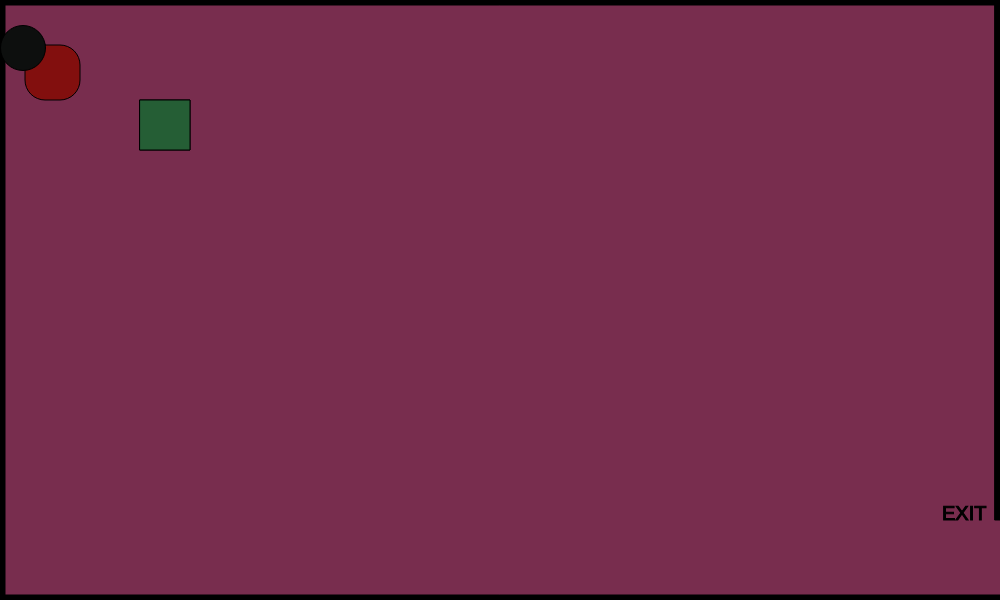
Frame 1 (no input)
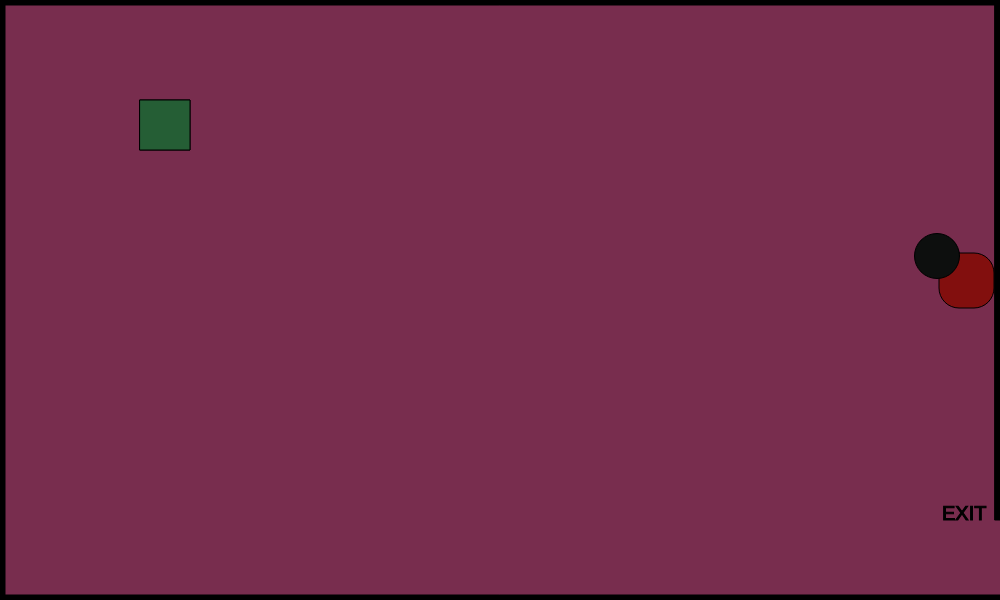
Frame 60 (no input)
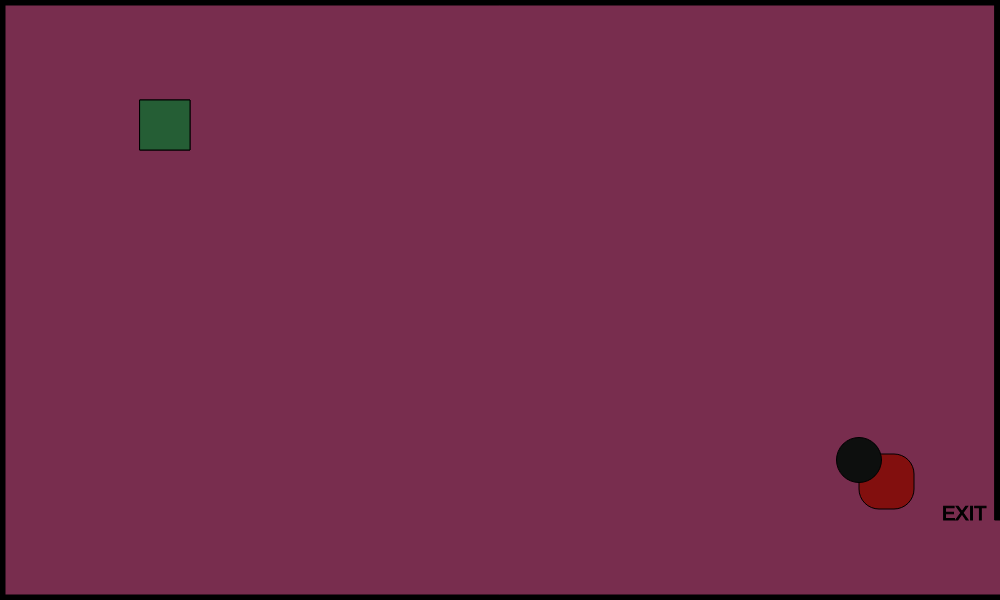
Frame 120 (the mouse pressed at the canvas centre since frame 60)

The p5.js sketch that drew these frames (run headless with seeded random() and noise() and a simulated clock; from frame 60 on, the mouse is pressed at the canvas centre):

// p5.js sketch
// ── sketch.js

function setup()
{
    createCanvas(1000, 600);
    // starting
    createCharacter(140,100);
}

function draw()
{
    background(120,45,78);
    stroke(0);
    fill(0);
    createBorders(5);

    // exit message
    textSize(20);
    text("EXIT", width-58,height-80)
 
    drawCharacter();
    characterMovement();

    // first obstacle
    fill(130,15,14);
    square(shapeX, shapeY, 55, 20)

     // setting random speed
     shapeXSpeed = Math.floor(Math.random(50) * (Math.floor(Math.random(22) * 5)) - 1);
     shapeYSpeed = Math.floor(Math.random(25) * (Math.floor(Math.random(22) * 5)) + 0);
     shapeYSpeed = Math.floor(Math.random(25) * (Math.floor(Math.random(22) * 5)) + 3);
     shapeXSpeed = Math.floor(Math.random(50) * (Math.floor(Math.random(22) * 5)) - 2);

    // move the shape
    shapeX += shapeXSpeed;
    shapeY += shapeYSpeed;
    // out of bounds check
    if(shapeX > width)
    {
        shapeX = 0;
    }
    if(shapeX < 0)
    {
        shapeX = width;
    }
    if(shapeY > height)
    {
        shapeY = 0;
    }
    if(shapeY < 0)
    {
        shapeY = height;
    }

    // Player leaving through exit
    if(characterX > width && characterY > width-700)
    {
        fill(150,54,34);
        stroke(10);
        textSize(26);
        text("Winner!", width/2-29, height/2-29);
    }

    // mouse click shape
    fill(50,25,4);
    square(mouseShapeX, mouseShapeY,33);
    {   
        // Second obstacle
        drawCharacter();
        characterMovement();
    
        fill(13,15,14);
        circle(shapeX, shapeY, 45)
    
         // setting random speed
         shapeXSpeed = Math.floor(Math.random() * (Math.floor(Math.random(2) * 45)) - 9);
         shapeYSpeed = Math.floor(Math.random() * (Math.floor(Math.random(2) * 45)) + 5);
         
    }
}

function characterMovement()
{
    // handle the keys
    if(keyIsDown(w))
    {
        characterY -= 10;   
    }
    if(keyIsDown(s))
    {
        characterY += 10;   
    }
    if(keyIsDown(a))
    {
        characterX -= 10;   
        console.log("movement: " + characterX);
    }
    if(keyIsDown(d))
    {
        characterX += 10;   
    }
}
function createCharacter(x,y)
{
    characterX = x;
    characterY = y;
    console.log(characterX);
}

function drawCharacter()
{
    fill(37,94,53);
    square(characterX, characterY, 50);
}
function createBorders(thickness)
{
    rect(0,0,width,thickness);
    rect(0,0,thickness,height);
    rect(0, height-thickness,width, thickness);
    rect(width-thickness,0,thickness,height-80);
}

function mouseClicked()
{
    mouseShapeX = mouseX;
    mouseShapeY = mouseY;
}

// mouse click
var mouseShapeX;
var mouseShapeY;

// character
var characterX = 22;
var characterY = 25;

// wasd controls
var w = 87; 
var s = 83;
var a = 65;
var d = 68;

// shape
var shapeX = 25;
var shapeY = 45;
var shapeXSpeed;
var shapeYSpeed;
